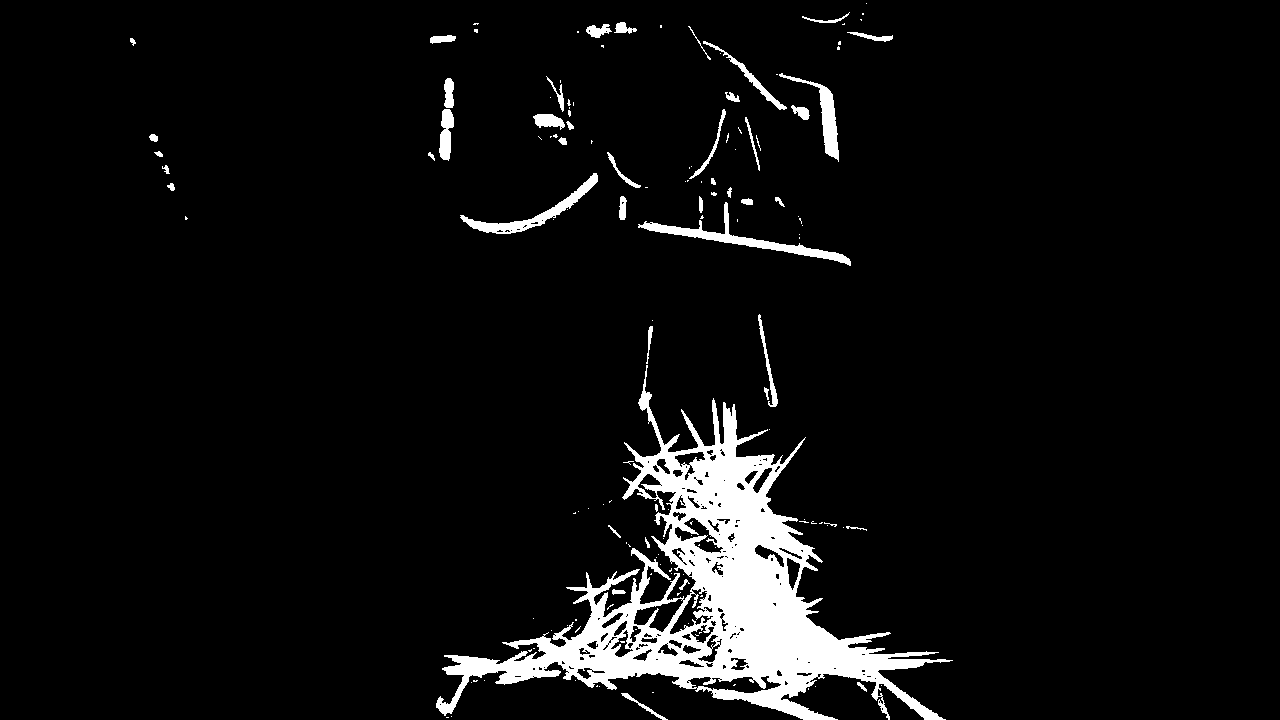
#> input picture Scripts/ToothPicksSensing_pycharm/opencv_frame_14.png, 1280 x 720 px, given in place of the camera
$ python savedImagesApp.py
#> lines starting #> are read from the running program, lines starting #| are printed output that depends on the picture; after the words box and inside, x2 and y2 are one past the last pixel; in counts of white or black regions, pixels touching at a corner belong together
import cv2
import numpy as np
import socket
import time
import math


font = cv2.FONT_HERSHEY_COMPLEX
# A required callback method that goes into the trackbar function.
def nothing(x):
    pass

# Initializing the webcam feed
cap = cv2.VideoCapture(0)
cap.set(3, 1280)
cap.set(4, 720)

cv2.namedWindow("Trackbars")

# Now create 6 trackbars that will control the lower and upper range of
# H,S and V channels. The Arguments are like this: Name of trackbar,
# window name, range,callback function. For Hue the range is 0-179 and
# for S,V its 0-255.
cv2.createTrackbar("L - H", "Trackbars", 91, 179, nothing)
cv2.createTrackbar("L - S", "Trackbars", 29, 255, nothing)
cv2.createTrackbar("L - V", "Trackbars", 197, 255, nothing)
cv2.createTrackbar("U - H", "Trackbars", 148, 179, nothing)
cv2.createTrackbar("U - S", "Trackbars", 101, 255, nothing)
cv2.createTrackbar("U - V", "Trackbars", 255, 255, nothing)

img_counter = 0

while True:
    # take shoots from videocam
    ret, frame = cap.read()
#> frame is the input picture: shape (720, 1280, 3); 5.8% white; 148 white regions (101 under 20 px), largest, box (x1, y1, x2, y2) and area: (436, 365, 953, 720) 43700, (638, 202, 851, 266) 1867, (460, 173, 598, 234) 1381

    if ret:
        width = cap.get(cv2.CAP_PROP_FRAME_WIDTH)
        height = cap.get(cv2.CAP_PROP_FRAME_HEIGHT)
    if not ret:
        print("failed to grab frame")
        break
    frame = cv2.flip(frame, 1)
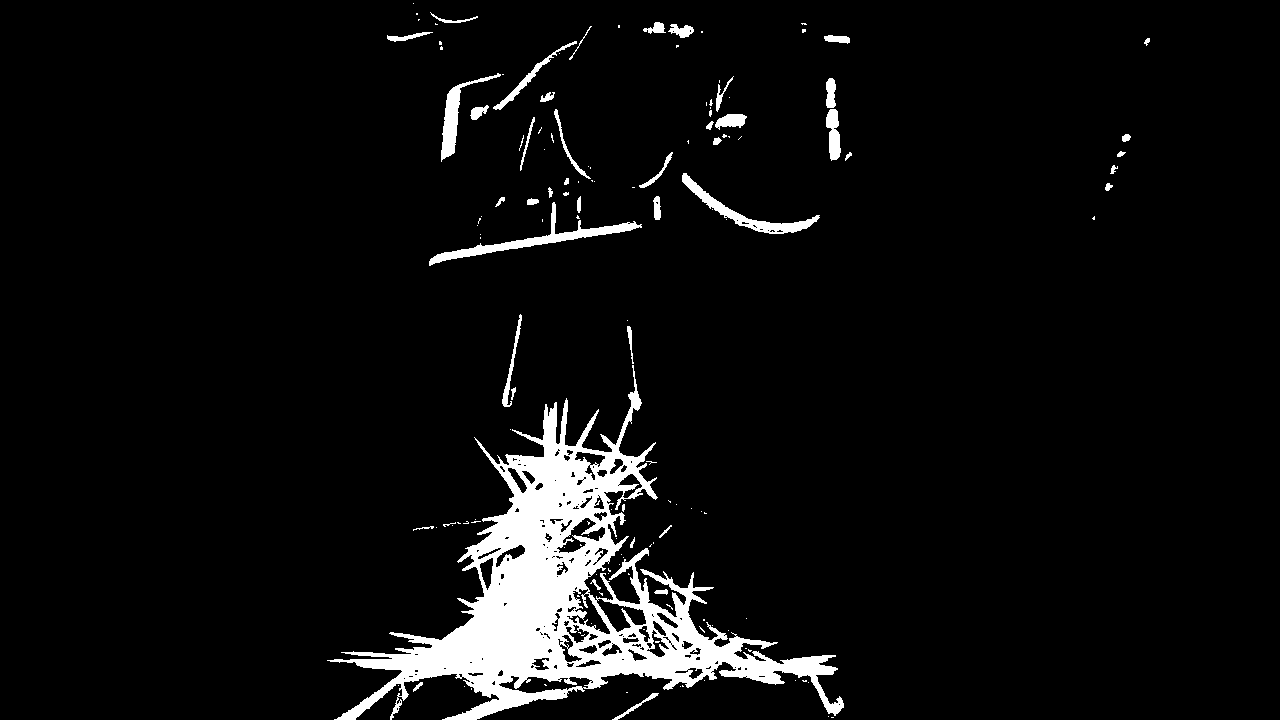
#> frame: shape (720, 1280, 3); 5.8% white; 148 white regions (101 under 20 px), largest, box (x1, y1, x2, y2) and area: (327, 365, 844, 720) 43700, (429, 202, 642, 266) 1867, (682, 173, 820, 234) 1381
    # blurred_frame = cv2.GaussianBlur(frame, (5, 5), 0)
    hsv = cv2.cvtColor(frame, cv2.COLOR_BGR2HSV)
#> hsv: shape (720, 1280, 3); mean H, S, V 0, 0, 14.8

    # Get the new values of the trackbar in real time as the user changes
    # them
    l_h = cv2.getTrackbarPos("L - H", "Trackbars")
    l_s = cv2.getTrackbarPos("L - S", "Trackbars")
    l_v = cv2.getTrackbarPos("L - V", "Trackbars")
    u_h = cv2.getTrackbarPos("U - H", "Trackbars")
    u_s = cv2.getTrackbarPos("U - S", "Trackbars")
    u_v = cv2.getTrackbarPos("U - V", "Trackbars")

    # Set the lower and upper HSV range according to the value selected
    # by the trackbar
    lower_range = np.array([l_h, l_s, l_v])
    upper_range = np.array([u_h, u_s, u_v])

    # Filter the image and get the binary mask, where white represents
    # your target color
    mask = cv2.inRange(hsv, lower_range, upper_range)
#> mask: shape (720, 1280); every value is 0

    # You can also visualize the real part of the target color (Optional)
    res = cv2.bitwise_and(frame, frame, mask=mask)
#> res: shape (720, 1280, 3); every value is 0

    # Converting the binary mask to 3 channel image, this is just so
    # we can stack it with the others
    mask_3 = cv2.cvtColor(mask, cv2.COLOR_GRAY2BGR)

    # stack the mask, orginal frame and the filtered result
    stacked = np.hstack((mask_3, res))
#> stacked: shape (720, 2560, 3); every value is 0

    #cv2.imshow("Screenshot App", frame)
    cv2.imshow("Frame", cv2.resize(frame, None, fx=0.4, fy=0.4))
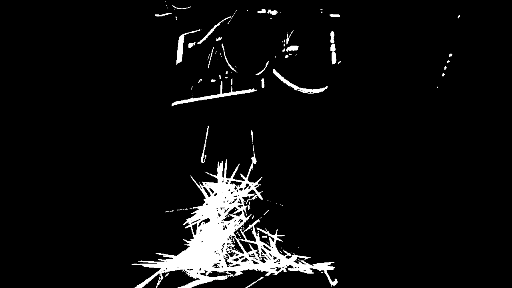
#> window 'Frame': shape (288, 512, 3); min 0, max 255, mean 14.8
    # cv2.imshow("Mask", mask)
    # Show this stacked frame at 40% of the size.
    cv2.imshow('Trackbars', cv2.resize(stacked, None, fx=0.3, fy=0.3))

    k = cv2.waitKey(1)
#> (key Esc is pressed here)
    if k % 256 == 27:
        # ESC pressed
        print("Escape hit, closing...")
        break

    elif k % 256 ==32:
        # SPACE pressed
        img_name = "opencv_frame_{}.png".format(img_counter)
        cv2.imwrite(img_name, mask)
        print("{} written!".format(img_name))
        img_counter += 1

        # readImage

        img2 = cv2.imread(img_name, cv2.IMREAD_COLOR)
        # Reading same image in another
        # variable and converting to gray scale.
        img = cv2.imread(img_name, cv2.IMREAD_GRAYSCALE)

        # Converting image to a binary image
        # ( black and white only image).
        _, threshold = cv2.threshold(img, 120, 255, cv2.THRESH_BINARY)

        # Detecting contours in image.
        contours, _ = cv2.findContours(threshold, cv2.RETR_TREE,
                                       cv2.CHAIN_APPROX_SIMPLE)
        # print(contours)
        # Going through every contours found in the image.
        yList = []
        xList = []

        for cnt in contours:

            approx = cv2.approxPolyDP(cnt, 0.009 * cv2.arcLength(cnt, True), True)
            area = cv2.contourArea(cnt)
            # print(approx)
            # draws boundary of contours

            if area > 5000:
                cv2.drawContours(img2, [approx], -1, (0, 0, 255), 2)
                # Used to flatted the array containing
                # the co-ordinates of the vertices.
                n = approx.ravel()
                i = 0


                for j in n:
                    if i % 2 == 0:
                        x = n[i]
                        y = n[i + 1]

                        # string containing the co-ordinates
                        string = str(x) + " " + str(y)

                        if (i == 0):
                            # text on topmost co-ordinate.
                            cv2.putText(img2, "Arrow tip", (x, y),
                                        font, 0.5, (255, 0, 0))
                        else:
                            # text on remaining co-ordinates.
                            cv2.putText(img2, string, (x, y),
                                        font, 0.5, (0, 255, 0))
                        xList.append(x)
                        yList.append(y)

                    i = i+1
        print(xList)
        cv2.imshow('image2', cv2.resize(img2, None, fx=0.4, fy=0.4))

cap.release()

cv2.destroyAllWindows()

$ run again, on Scripts/ToothPicksSensing_pycharm/opencv_frame_16.png
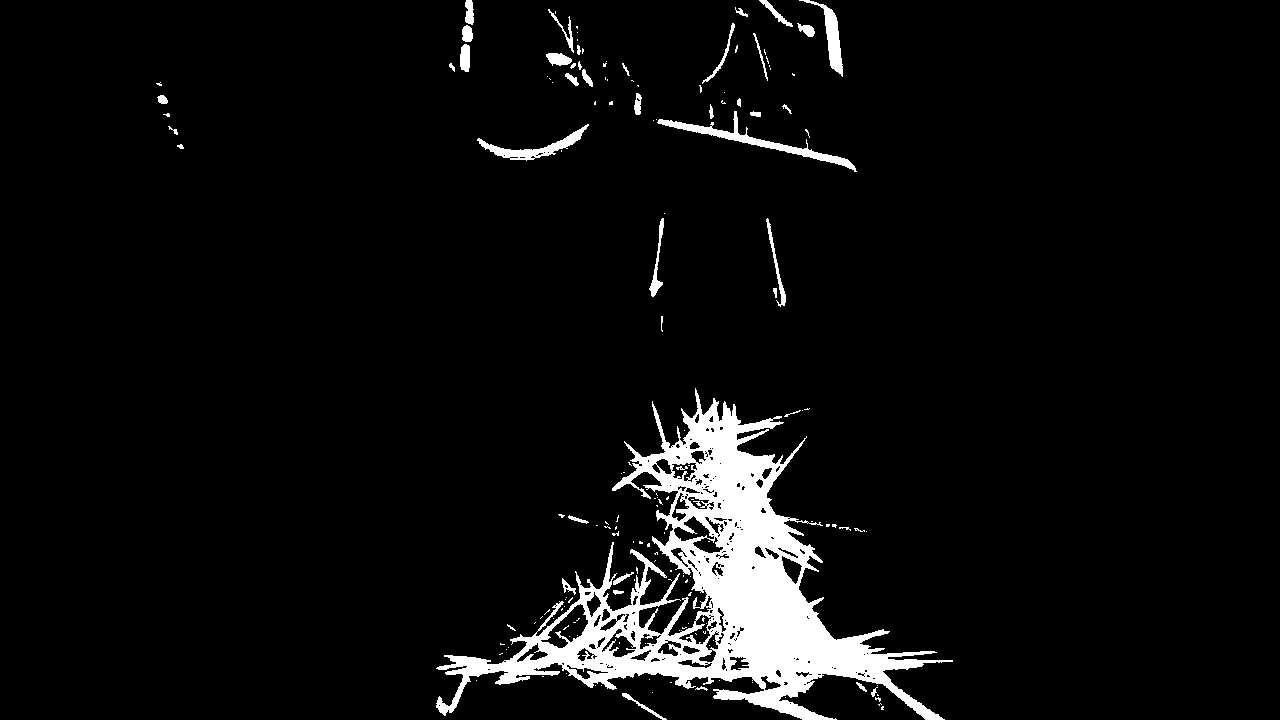
#> input picture Scripts/ToothPicksSensing_pycharm/opencv_frame_16.png, 1280 x 720 px, given in place of the camera
#> frame is the input picture: shape (720, 1280, 3); 5.6% white; 164 white regions (120 under 20 px), largest, box (x1, y1, x2, y2) and area: (436, 388, 953, 720) 43658, (657, 111, 857, 172) 1539, (477, 124, 589, 161) 966
#> `frame = cv2.flip(frame, 1)`:
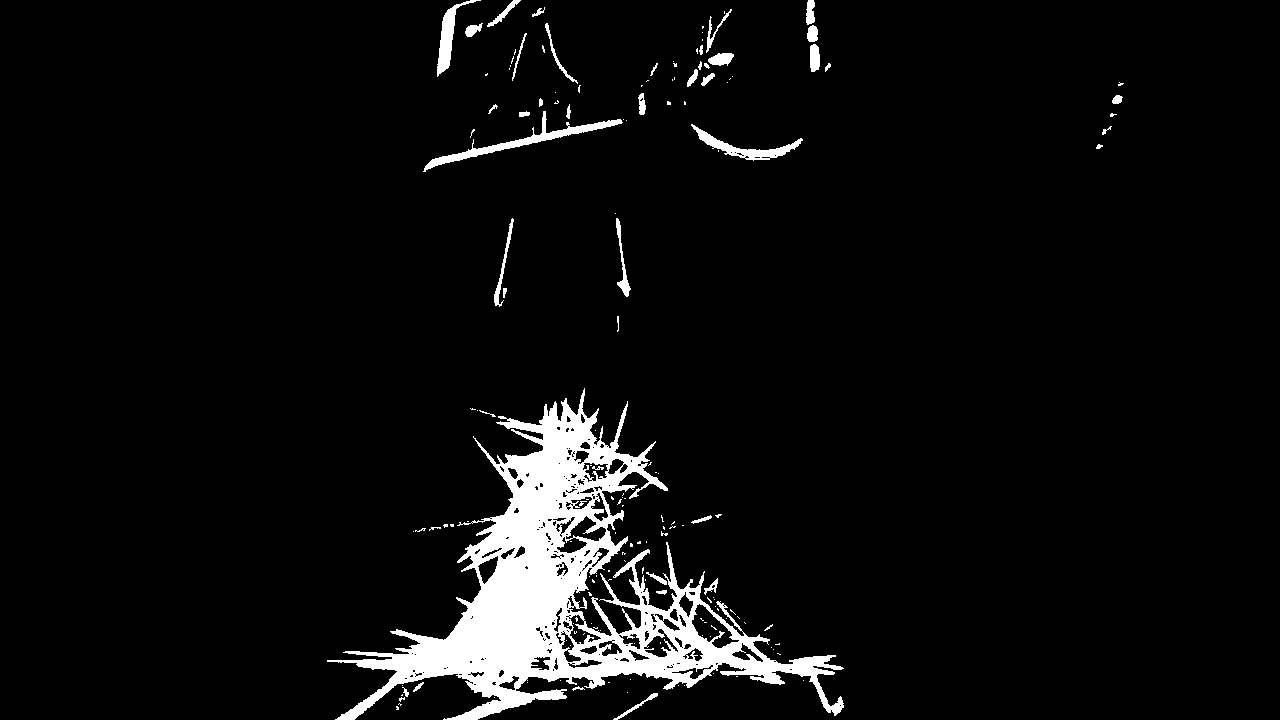
#> frame: shape (720, 1280, 3); 5.6% white; 164 white regions (120 under 20 px), largest, box (x1, y1, x2, y2) and area: (327, 388, 844, 720) 43658, (423, 111, 623, 172) 1539, (691, 124, 803, 161) 966
#> hsv: shape (720, 1280, 3); mean H, S, V 0, 0, 14.2
#> mask: shape (720, 1280); every value is 0
#> res: shape (720, 1280, 3); every value is 0
#> stacked: shape (720, 2560, 3); every value is 0
#> `cv2.imshow("Frame", cv2.resize(frame, None, fx=0.4, fy=0.4))`:
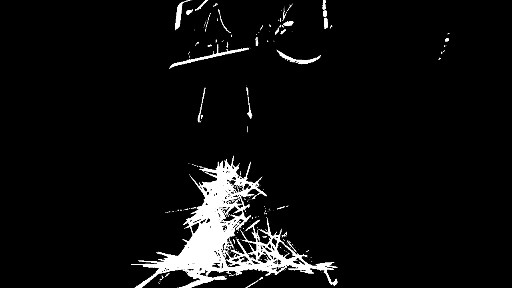
#> window 'Frame': shape (288, 512, 3); min 0, max 255, mean 14.2
